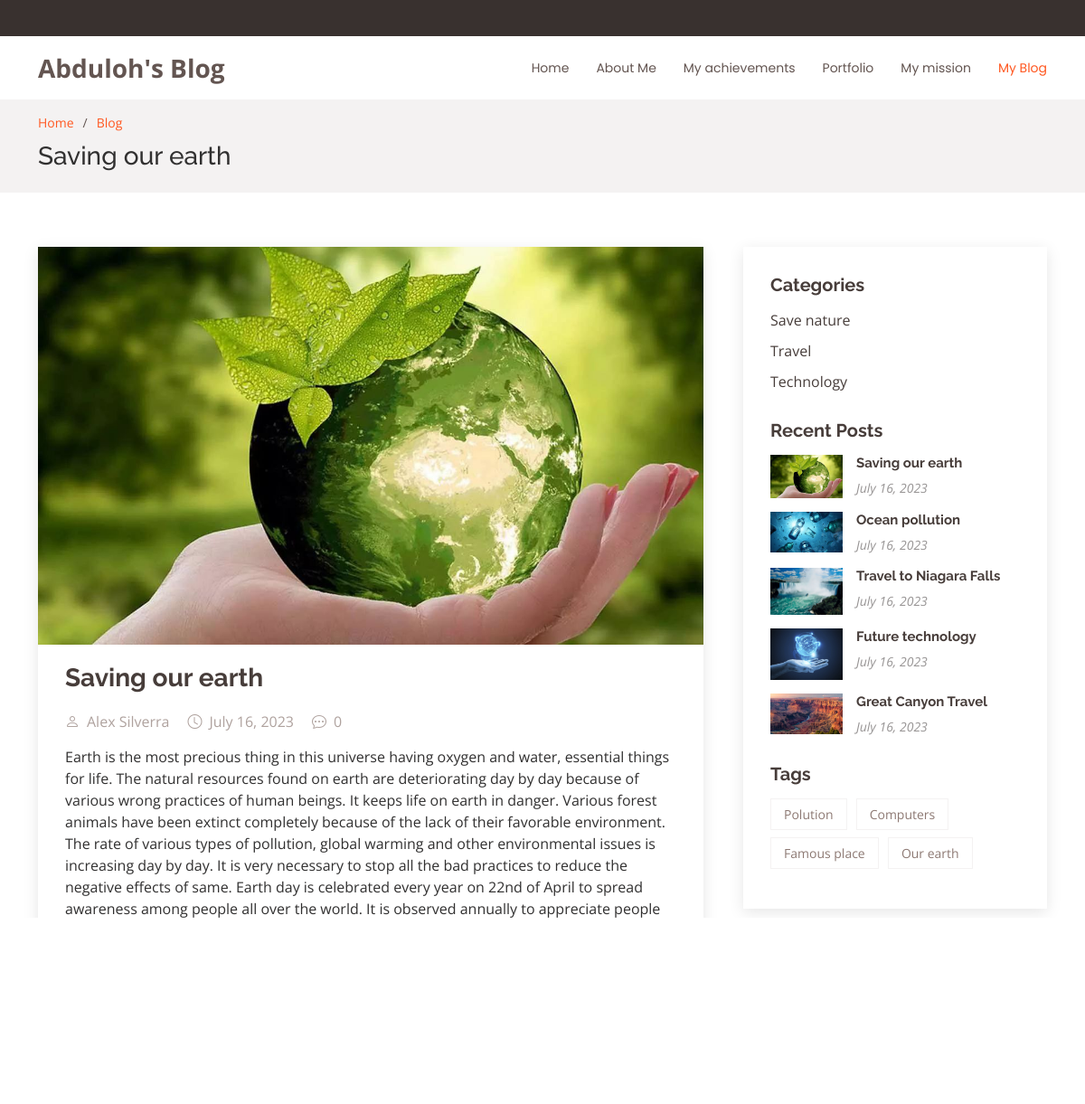
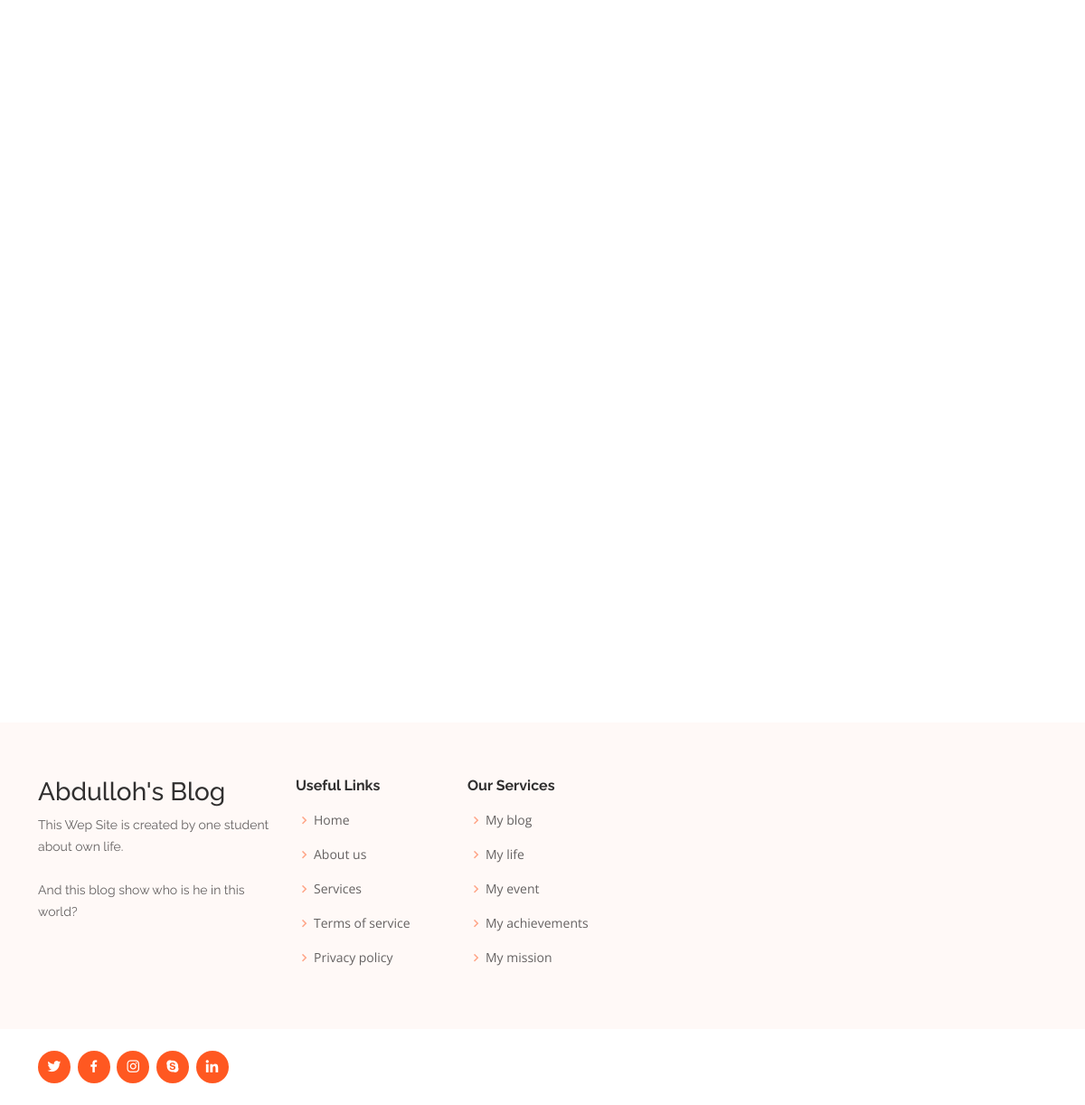
Page /blog-single/6/ on the committed database (2 pictures, top to bottom).
### app1/models.py (models this page shows, shortened)
class Blog(models.Model):
    author=models.ForeignKey(Author,on_delete=models.SET_NULL,null=True,blank=True)
    img=models.FileField(upload_to='blog-img')
    title=models.CharField(max_length=250)
    text=models.TextField()
    date=models.DateField(auto_now=True)
    category=models.ForeignKey(Category, on_delete=models.SET_NULL,null=True,blank=True)
    tag=models.ForeignKey(Tags,on_delete=models.SET_NULL, null=True,blank=True)

class Author(models.Model):
    full_name=models.CharField(max_length=100,default='Unknown')
    birth_year=models.DateField()
    your_status=models.CharField(max_length=200,default='Nothing is impossible in life.')
    img=models.FileField(upload_to='blog-img',default=None, blank=True, null=True)
    def __str__(self):
        return self.full_name

class Category(models.Model):
    title=models.CharField(max_length=50)
    def __str__(self):
        return self.title

class Tags(models.Model):
    title=models.CharField(max_length=50)
    def __str__(self):
        return self.title

### app1/views.py (the view)
# urls.py: path('blog-single/<int:a>/', blog_single),
def blog_single(request,a):
    singel = Blog.objects.get(id=a)
    if request.method =='POST':
        n=request.POST.get('name')
        c=request.POST.get('comment')
        Comment.objects.create(name=n,text=c,blog=singel)
        return redirect(f'/blog-single/{a}/')
    data={
        'Single':singel,
        'Comments':Comment.objects.filter(blog=singel),
        'Comment_len':len(Comment.objects.filter(blog=singel)),
        'Blog_recent': Blog.objects.all().order_by('-date')[:5],
        "Tag": Tags.objects.all(),
        "Categories": Category.objects.all(),
    }
    return render(request,'blog-single.html',data)

### templates/blog-single.html (shortened to what this page needs)
<!DOCTYPE html>
<html lang="en">
<head>
  {% load static %}
  <link href="{% static 'assets/vendor/aos/aos.css'%}" rel="stylesheet">
  <link href="{% static 'assets/vendor/bootstrap/css/bootstrap.min.css'%}" rel="stylesheet">
  <link href="{% static 'assets/vendor/bootstrap-icons/bootstrap-icons.css'%}" rel="stylesheet">
  <link href="{% static 'assets/vendor/boxicons/css/boxicons.min.css'%}" rel="stylesheet">
  <link href="{% static 'assets/vendor/glightbox/css/glightbox.min.css'%}" rel="stylesheet">
  <link href="{% static 'assets/vendor/swiper/swiper-bundle.min.css'%}" rel="stylesheet">
  <link href="{% static 'assets/css/style.css'%}" rel="stylesheet">
</head>
<body>
  <section id="topbar" class="d-flex align-items-center">
  </section>
  <header id="header" class="d-flex align-items-center">
    <div class="container d-flex align-items-center justify-content-between">
      <div class="logo">
        <h1><a href="index.html">Abduloh's Blog</a></h1>
      </div>
      <nav id="navbar" class="navbar">
        <ul>
          <li><a class="nav-link scrollto " href="/index/">Home</a></li>
          <li><a class="nav-link scrollto" href="/index/#about">About Me</a></li>
          <li><a class="nav-link scrollto" href="/index/#achievements">My achievements</a></li>
          <li><a class="nav-link scrollto " href="/index/#portfolio">Portfolio</a></li>
          <li><a class="nav-link scrollto" href="/index/#mission">My mission</a></li>
          <li><a class="active"  href="/blog/">My Blog</a></li>
        </ul>
      </nav>
    </div>
  </header>
  <main id="main">
    <section id="breadcrumbs" class="breadcrumbs">
      <div class="container">
        <ol>
          <li><a href="/index/">Home</a></li>
          <li><a href="/blog/">Blog</a></li>
        </ol>
        <h2>{{Single.title}}</h2>
      </div>
    </section>
    <section id="blog" class="blog">
      <div class="container" data-aos="fade-up">
        <div class="row">
          <div class="col-lg-8 entries">
            <article class="entry entry-single">
              <div class="entry-img">
                <img src="{{Single.img.url}}" alt="" class="img-fluid">
              </div>
              <h2 class="entry-title">
                <a href="blog-single.html">{{Single.title}}</a>
              </h2>
              <div class="entry-meta">
                <ul>
                  <li class="d-flex align-items-center"><i class="bi bi-person"></i>{{Single.author}}</li>
                  <li class="d-flex align-items-center"><i class="bi bi-clock"></i> <time datetime="2020-01-01">{{Single.date}}</time></li>
                  <li class="d-flex align-items-center"><i class="bi bi-chat-dots"></i>{{Comment_len}}</li>
                </ul>
              </div>
              <div class="entry-content">
                <p> {{Single.text}}</p>
              </div>
              <div class="entry-footer">
                <i class="bi bi-folder"></i>
                <ul class="cats">
                  <li><a href="#">{{Single.category}}</a></li>
                </ul>
                <i class="bi bi-tags"></i>
                <ul class="tags">
                  <li><a href="#">{{Single.tag}}</a></li>
                </ul>
              </div>
            </article>
            <div class="blog-author d-flex align-items-center">
              <img src="{{Single.author.img.url}}" class="rounded-circle float-left" alt="">
              <div>
                <h4>{{Single.author}}</h4>
                <div class="social-links">
                  <a href="https://t.me/abdulloh1159/"><i class="bi bi-telegram"></i></a>
                  <a href="https://facebook.com/#"><i class="bi bi-facebook"></i></a>
                  <a href="https://instagram.com/#"><i class="biu bi-instagram"></i></a>
                </div>
                <p>{{Single.author.your_status}}</p>
              </div>
            </div>
            <div class="blog-comments">
              <h4 class="comments-count">{{Comment_len}} Comment</h4>
              <div class="reply-form">
                <h4>Leave a Reply</h4>
                <p>Your email address will not be published. Required fields are marked * </p>
                <form action="/blog-single/{{Single.id}}/" method="post">{% csrf_token%}
                  <div class="row">
                    <div class="col-md-6 form-group">
                      <input name="name" type="text" class="form-control" required placeholder="Your Name*">
                    </div>
                  </div>
                  <div class="row">
                    <div class="col form-group">
                      <textarea name="comment" class="form-control" required placeholder="Your Comment*"></textarea>
                    </div>
                  </div>
                  <button type="submit" class="btn btn-primary">Post Comment</button>
                </form>
              </div>
            </div>
          </div>
          <div class="col-lg-4">
            <div class="sidebar">
              <h3 class="sidebar-title">Categories</h3>
              <div class="sidebar-item categories">
                <ul>
                  {% for i in Categories %}
                  <li><a href="/blog_filter/{{i.id}}/">{{i.title}}</a></li>
                  {% endfor %}
                  </ul>
              </div>
              <h3 class="sidebar-title">Recent Posts</h3>
              <div class="sidebar-item recent-posts">
                {% for i in Blog_recent%}
                <div class="post-item clearfix">
                  <img src="{{i.img.url}}" alt="">
                  <h4><a href="/blog-single/{{i.id}}/">{{i.title}}</a></h4>
                  <time datetime="2020-01-01">{{i.date}}</time>
                </div>
                {% endfor %}
              </div>
              <h3 class="sidebar-title">Tags</h3>
              <div class="sidebar-item tags">
                <ul>
                  {% for i in Tag %}
                  <li><a href="/blog_tag/{{i.id}}/">{{i.title}}</a></li>
                  {% endfor %}
                 </ul>
              </div>
            </div>
          </div>
        </div>
      </div>
    </section>
  </main>
  <footer id="footer">
    <div class="footer-top">
      <div class="container">
        <div class="row">
          <div class="col-lg-3 col-md-6 footer-contact">
            <h3>Abdulloh's Blog</h3>
            <p>
              This Wep Site is created by one student about own life.<br><br>And this blog show who is he in this world?
            </p>
          </div>
          <div class="col-lg-2 col-md-6 footer-links">
            <h4>Useful Links</h4>
            <ul>
              <li><i class="bx bx-chevron-right"></i> <a href="#">Home</a></li>
              <li><i class="bx bx-chevron-right"></i> <a href="#">About us</a></li>
              <li><i class="bx bx-chevron-right"></i> <a href="#">Services</a></li>
              <li><i class="bx bx-chevron-right"></i> <a href="#">Terms of service</a></li>
              <li><i class="bx bx-chevron-right"></i> <a href="#">Privacy policy</a></li>
            </ul>
          </div>
          <div class="col-lg-3 col-md-6 footer-links">
            <h4>Our Services</h4>
            <ul>
              <li><i class="bx bx-chevron-right"></i> <a href="#">My blog </a></li>
              <li><i class="bx bx-chevron-right"></i> <a href="#">My life</a></li>
              <li><i class="bx bx-chevron-right"></i> <a href="#">My event</a></li>
              <li><i class="bx bx-chevron-right"></i> <a href="#">My achievements</a></li>
              <li><i class="bx bx-chevron-right"></i> <a href="#">My mission</a></li>
            </ul>
          </div>
        </div>
      </div>
    </div>
    <div class="container d-lg-flex py-4">
      <div class="social-links text-center text-lg-right pt-3 pt-lg-0">
        <a href="#" class="twitter"><i class="bx bxl-twitter"></i></a>
        <a href="#" class="facebook"><i class="bx bxl-facebook"></i></a>
        <a href="#" class="instagram"><i class="bx bxl-instagram"></i></a>
        <a href="#" class="google-plus"><i class="bx bxl-skype"></i></a>
        <a href="#" class="linkedin"><i class="bx bxl-linkedin"></i></a>
      </div>
    </div>
  </footer>
</body>
</html>

### rows in the picture
Blog: title "Saving our earth", img (picture), author "Alex Silverra", date "July 16, 2023", text "Earth is the most precious thing in this universe having oxygen and water, essential things for life. The natural resources found on earth are deteriorating day by day because of various wrong practices of human beings. It keeps life on earth in danger. Various forest animals have been extinct completely because of the lack of their favorable environment. The rate of various types of pollution, global warming and other environmental issues is increasing day by day. It is very necessary to stop all the bad practices to reduce the negative effects of same. Earth day is celebrated every year on 22nd of April to spread awareness among people all over the world. It is observed annually to…", author.img (picture)
Category: title "Save nature"
Category: title "Travel"
Category: title "Technology"
Blog: img (picture), title "Ocean pollution", date "July 16, 2023"
Blog: img (picture), title "Travel to Niagara Falls", date "July 16, 2023"
Blog: img (picture), title "Future technology", date "July 16, 2023"
Blog: img (picture), title "Great Canyon Travel", date "July 16, 2023"
Tags: title "Polution"
Tags: title "Computers"
Tags: title "Famous place"
Tags: title "Our earth"

### other values in the picture
{{ Comment_len }} "0"
